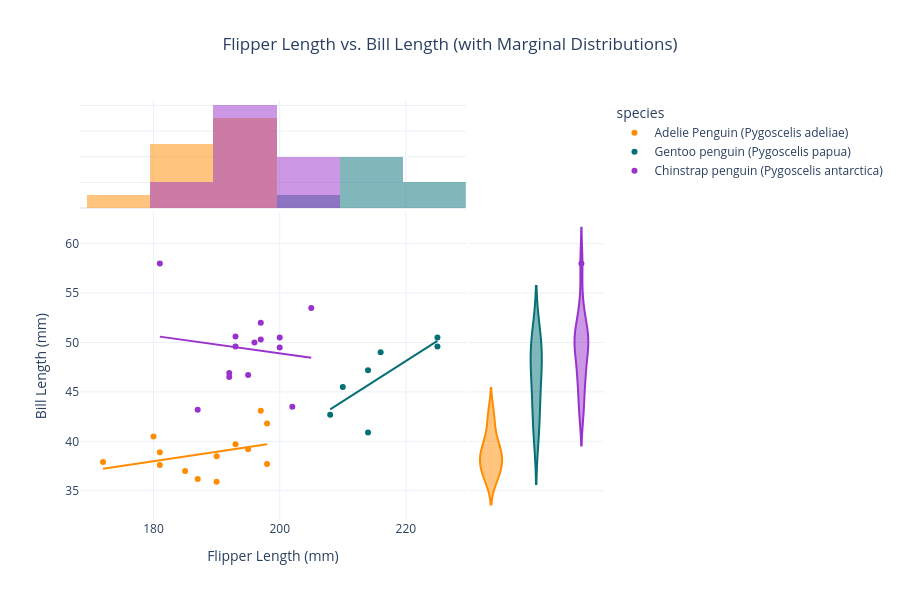

Notebook code for this chart:
### Code cell
# 5. Scatter Plot with Marginal Histograms
# Analyzing the relationship between Flipper Length and Bill Length with distribution density
try:
    import statsmodels.api as sm  # noqa: F401
    trendline_value = "ols"
except ImportError:
    trendline_value = None

fig5_kwargs = {
    'data_frame': df,
    'x': 'flipper_length_mm',
    'y': 'bill_length_mm',
    'color': 'species',
    'marginal_x': 'histogram',
    'marginal_y': 'violin',
    'color_discrete_map': COLORS,
    'title': 'Flipper Length vs. Bill Length (with Marginal Distributions)',
    'labels': {
        'flipper_length_mm': 'Flipper Length (mm)',
        'bill_length_mm': 'Bill Length (mm)'
    }
}
if trendline_value:
    fig5_kwargs['trendline'] = trendline_value

fig5 = px.scatter(**fig5_kwargs)
fig5.update_layout(
    title_x=0.5,
    height=600
)
fig5.show()

### Figure 1 — Plotly figure (JSON) as saved in the notebook; plotly's stock layout.template omitted (floating-point values rounded to 4 significant figures)
{"data": [{"hovertemplate": "species=Adelie Penguin (Pygoscelis adeliae)<br>Flipper Length (mm)=%{x}<br>Bill Length (mm)=%{y}<extra></extra>", "legendgroup": "Adelie Penguin (Pygoscelis adeliae)", "marker": {"color": "#FF8C00", "symbol": "circle"}, "mode": "markers", "name": "Adelie Penguin (Pygoscelis adeliae)", "orientation": "v", "showlegend": true, "type": "scatter", "x": [181.0, 195.0, 172.0, 180.0, 181.0, 190.0, 198.0, 187.0, 198.0, 190.0, 197.0, 185.0, 193.0], "xaxis": "x", "y": [38.9, 39.2, 37.9, 40.5, 37.6, 35.9, 41.8, 36.2, 37.7, 38.5, 43.1, 37.0, 39.7], "yaxis": "y"}, {"bingroup": "x", "hovertemplate": "species=Adelie Penguin (Pygoscelis adeliae)<br>Flipper Length (mm)=%{x}<br>count=%{y}<extra></extra>", "legendgroup": "Adelie Penguin (Pygoscelis adeliae)", "marker": {"color": "#FF8C00"}, "name": "Adelie Penguin (Pygoscelis adeliae)", "opacity": 0.5, "showlegend": false, "type": "histogram", "x": [181.0, 195.0, 172.0, 180.0, 181.0, 190.0, 198.0, 187.0, 198.0, 190.0, 197.0, 185.0, 193.0], "xaxis": "x3", "yaxis": "y3"}, {"hovertemplate": "species=Adelie Penguin (Pygoscelis adeliae)<br>Bill Length (mm)=%{y}<extra></extra>", "legendgroup": "Adelie Penguin (Pygoscelis adeliae)", "marker": {"color": "#FF8C00", "symbol": "circle"}, "name": "Adelie Penguin (Pygoscelis adeliae)", "scalegroup": "y", "showlegend": false, "type": "violin", "xaxis": "x2", "y": [38.9, 39.2, 37.9, 40.5, 37.6, 35.9, 41.8, 36.2, 37.7, 38.5, 43.1, 37.0, 39.7], "yaxis": "y2"}, {"hovertemplate": "<b>OLS trendline</b><br>bill_length_mm = 0.0951431 * flipper_length_mm + 20.8604<br>R<sup>2</sup>=0.134203<br><br>species=Adelie Penguin (Pygoscelis adeliae)<br>Flipper Length (mm)=%{x}<br>Bill Length (mm)=%{y} <b>(trend)</b><extra></extra>", "legendgroup": "Adelie Penguin (Pygoscelis adeliae)", "marker": {"color": "#FF8C00", "symbol": "circle"}, "mode": "lines", "name": "Adelie Penguin (Pygoscelis adeliae)", "showlegend": false, "type": "scatter", "x": [172.0, 180.0, 181.0, 181.0, 185.0, 187.0, 190.0, 190.0, 193.0, 195.0, 197.0, 198.0, 198.0], "xaxis": "x", "y": [37.22, 37.99, 38.08, 38.08, 38.46, 38.65, 38.94, 38.94, 39.22, 39.41, 39.6, 39.7, 39.7], "yaxis": "y"}, {"hovertemplate": "species=Gentoo penguin (Pygoscelis papua)<br>Flipper Length (mm)=%{x}<br>Bill Length (mm)=%{y}<extra></extra>", "legendgroup": "Gentoo penguin (Pygoscelis papua)", "marker": {"color": "#057076", "symbol": "circle"}, "mode": "markers", "name": "Gentoo penguin (Pygoscelis papua)", "orientation": "v", "showlegend": true, "type": "scatter", "x": [214.0, 216.0, 208.0, 225.0, 210.0, 225.0, 214.0], "xaxis": "x", "y": [40.9, 49.0, 42.7, 49.6, 45.5, 50.5, 47.2], "yaxis": "y"}, {"bingroup": "x", "hovertemplate": "species=Gentoo penguin (Pygoscelis papua)<br>Flipper Length (mm)=%{x}<br>count=%{y}<extra></extra>", "legendgroup": "Gentoo penguin (Pygoscelis papua)", "marker": {"color": "#057076"}, "name": "Gentoo penguin (Pygoscelis papua)", "opacity": 0.5, "showlegend": false, "type": "histogram", "x": [214.0, 216.0, 208.0, 225.0, 210.0, 225.0, 214.0], "xaxis": "x3", "yaxis": "y3"}, {"hovertemplate": "species=Gentoo penguin (Pygoscelis papua)<br>Bill Length (mm)=%{y}<extra></extra>", "legendgroup": "Gentoo penguin (Pygoscelis papua)", "marker": {"color": "#057076", "symbol": "circle"}, "name": "Gentoo penguin (Pygoscelis papua)", "scalegroup": "y", "showlegend": false, "type": "violin", "xaxis": "x2", "y": [40.9, 49.0, 42.7, 49.6, 45.5, 50.5, 47.2], "yaxis": "y2"}, {"hovertemplate": "<b>OLS trendline</b><br>bill_length_mm = 0.407778 * flipper_length_mm + -41.5943<br>R<sup>2</sup>=0.567241<br><br>species=Gentoo penguin (Pygoscelis papua)<br>Flipper Length (mm)=%{x}<br>Bill Length (mm)=%{y} <b>(trend)</b><extra></extra>", "legendgroup": "Gentoo penguin (Pygoscelis papua)", "marker": {"color": "#057076", "symbol": "circle"}, "mode": "lines", "name": "Gentoo penguin (Pygoscelis papua)", "showlegend": false, "type": "scatter", "x": [208.0, 210.0, 214.0, 214.0, 216.0, 225.0, 225.0], "xaxis": "x", "y": [43.22, 44.04, 45.67, 45.67, 46.49, 50.16, 50.16], "yaxis": "y"}, {"hovertemplate": "species=Chinstrap penguin (Pygoscelis antarctica)<br>Flipper Length (mm)=%{x}<br>Bill Length (mm)=%{y}<extra></extra>", "legendgroup": "Chinstrap penguin (Pygoscelis antarctica)", "marker": {"color": "#9932CC", "symbol": "circle"}, "mode": "markers", "name": "Chinstrap penguin (Pygoscelis antarctica)", "orientation": "v", "showlegend": true, "type": "scatter", "x": [192.0, 196.0, 197.0, 181.0, 187.0, 193.0, 195.0, 197.0, 200.0, 200.0, 192.0, 205.0, 202.0, 193.0], "xaxis": "x", "y": [46.5, 50.0, 50.3, 58.0, 43.2, 50.6, 46.7, 52.0, 50.5, 49.5, 46.9, 53.5, 43.5, 49.6], "yaxis": "y"}, {"bingroup": "x", "hovertemplate": "species=Chinstrap penguin (Pygoscelis antarctica)<br>Flipper Length (mm)=%{x}<br>count=%{y}<extra></extra>", "legendgroup": "Chinstrap penguin (Pygoscelis antarctica)", "marker": {"color": "#9932CC"}, "name": "Chinstrap penguin (Pygoscelis antarctica)", "opacity": 0.5, "showlegend": false, "type": "histogram", "x": [192.0, 196.0, 197.0, 181.0, 187.0, 193.0, 195.0, 197.0, 200.0, 200.0, 192.0, 205.0, 202.0, 193.0], "xaxis": "x3", "yaxis": "y3"}, {"hovertemplate": "species=Chinstrap penguin (Pygoscelis antarctica)<br>Bill Length (mm)=%{y}<extra></extra>", "legendgroup": "Chinstrap penguin (Pygoscelis antarctica)", "marker": {"color": "#9932CC", "symbol": "circle"}, "name": "Chinstrap penguin (Pygoscelis antarctica)", "scalegroup": "y", "showlegend": false, "type": "violin", "xaxis": "x2", "y": [46.5, 50.0, 50.3, 58.0, 43.2, 50.6, 46.7, 52.0, 50.5, 49.5, 46.9, 53.5, 43.5, 49.6], "yaxis": "y2"}, {"hovertemplate": "<b>OLS trendline</b><br>bill_length_mm = -0.0892713 * flipper_length_mm + 66.7508<br>R<sup>2</sup>=0.020029<br><br>species=Chinstrap penguin (Pygoscelis antarctica)<br>Flipper Length (mm)=%{x}<br>Bill Length (mm)=%{y} <b>(trend)</b><extra></extra>", "legendgroup": "Chinstrap penguin (Pygoscelis antarctica)", "marker": {"color": "#9932CC", "symbol": "circle"}, "mode": "lines", "name": "Chinstrap penguin (Pygoscelis antarctica)", "showlegend": false, "type": "scatter", "x": [181.0, 187.0, 192.0, 192.0, 193.0, 193.0, 195.0, 196.0, 197.0, 197.0, 200.0, 200.0, 202.0, 205.0], "xaxis": "x", "y": [50.59, 50.06, 49.61, 49.61, 49.52, 49.52, 49.34, 49.25, 49.16, 49.16, 48.9, 48.9, 48.72, 48.45], "yaxis": "y"}], "layout": {"barmode": "overlay", "height": 600, "legend": {"title": {"text": "species"}, "tracegroupgap": 0}, "title": {"text": "Flipper Length vs. Bill Length (with Marginal Distributions)", "x": 0.5}, "xaxis": {"anchor": "y", "domain": [0, 0.7363], "title": {"text": "Flipper Length (mm)"}}, "xaxis2": {"anchor": "y2", "domain": [0.7413, 1], "matches": "x2", "showgrid": false, "showline": false, "showticklabels": false, "ticks": ""}, "xaxis3": {"anchor": "y3", "domain": [0, 0.7363], "matches": "x", "showgrid": true, "showticklabels": false}, "xaxis4": {"anchor": "y4", "domain": [0.7413, 1], "matches": "x2", "showgrid": false, "showline": false, "showticklabels": false, "ticks": ""}, "yaxis": {"anchor": "x", "domain": [0, 0.7326], "title": {"text": "Bill Length (mm)"}}, "yaxis2": {"anchor": "x2", "domain": [0, 0.7326], "matches": "y", "showgrid": true, "showticklabels": false}, "yaxis3": {"anchor": "x3", "domain": [0.7426, 1], "matches": "y3", "showgrid": true, "showline": false, "showticklabels": false, "ticks": ""}, "yaxis4": {"anchor": "x4", "domain": [0.7426, 1], "matches": "y3", "showgrid": true, "showline": false, "showticklabels": false, "ticks": ""}}}
